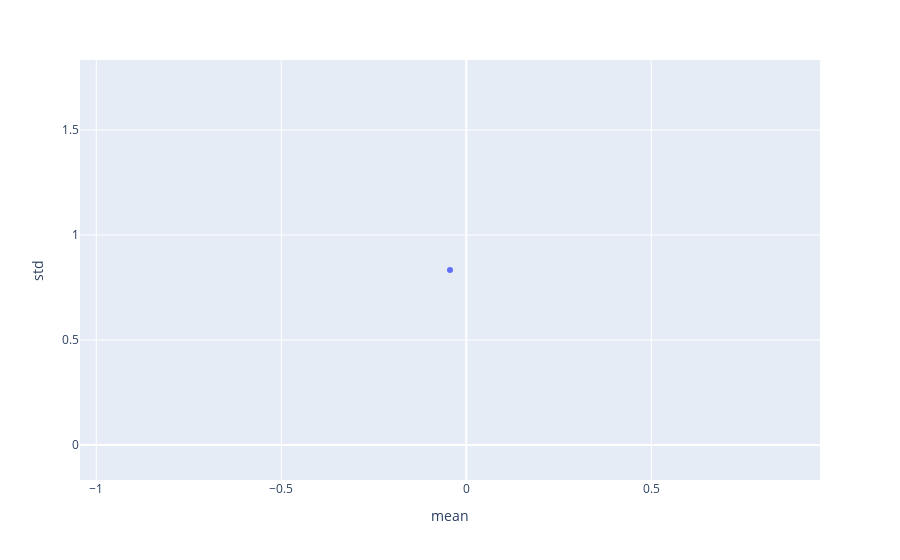

Notebook code for this chart:
### Code cell
px.scatter(transformed_df_stats, x="mean", y="std")

### Figure 1 — Plotly figure (JSON) as saved in the notebook; plotly's stock layout.template omitted (floating-point values rounded to 4 significant figures)
{"data": [{"hovertemplate": "mean=%{x}<br>std=%{y}<extra></extra>", "legendgroup": "", "marker": {"color": "#636efa", "symbol": "circle"}, "mode": "markers", "name": "", "orientation": "v", "showlegend": false, "type": "scatter", "x": [-0.044], "xaxis": "x", "y": [0.8334], "yaxis": "y"}], "layout": {"legend": {"tracegroupgap": 0}, "margin": {"t": 60}, "xaxis": {"anchor": "y", "domain": [0, 1], "title": {"text": "mean"}}, "yaxis": {"anchor": "x", "domain": [0, 1], "title": {"text": "std"}}}}
